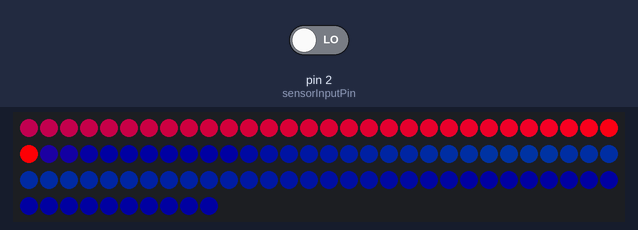
Bench run of a sketch on a simulated Arduino Uno, built with avr-gcc and run on an emulated ATmega328P. Shown: 100 RGB LEDs in strip order, left to right, continuing on the next row. Inputs (shaded band) come from the test bench; at power-on: pin 2 (sensorInputPin) LOW. Dim RGB values are drawn brighter than linear.

Above: at 10.3 s.
10.6 s: pin 2 (sensorInputPin) driven HIGH
At 10.6 s:
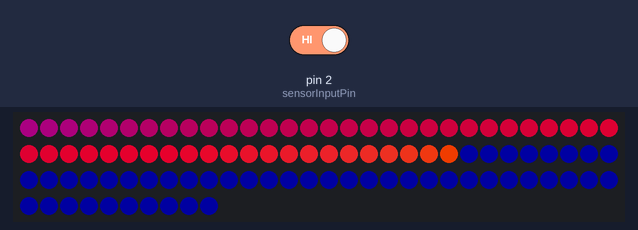
16.4 s: pin 2 (sensorInputPin) driven LOW
At 16.85 s:
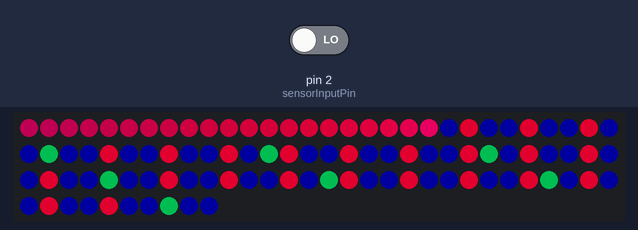
22.2 s: pin 2 (sensorInputPin) driven HIGH
28.0 s: pin 2 (sensorInputPin) driven LOW
At 28.45 s:
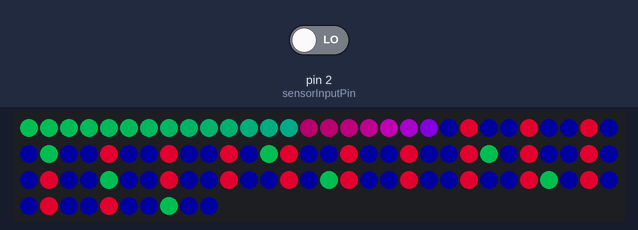

Measured:
- after the input at 16.4 s, the LEDs: change after 0.30 s (image 2)
- after the input at 28.0 s, the LEDs: change after 0.31 s (image 3)

The sketch:

blinky_lights.ino
```cpp
#include "FastLED.h"

// How many leds in your strip(s)?
#define NUM_LEDS 100

// Below is boilerplate code from some of the FastLED examples - see there for more info
#define DATA_PIN 7

// Define the array of leds
CRGB leds[NUM_LEDS];
int sensorInputPin = 2;               // choose the input pin (for PIR sensor)
int pirState = LOW;             // we start, assuming no motion detected
int pirValue = 0;                    // variable for reading the pin status
int alert_red = 0;                    // counter to show red leds
int alert_green = 0;                  // counter to show green leds - will override red.


void setup() {
  FastLED.addLeds<WS2811, DATA_PIN, RGB>(leds, NUM_LEDS);
}

void loop() {
  pirValue = digitalRead(sensorInputPin);  // read input value
  if (pirValue == HIGH) {            // check if the input is HIGH
    if (pirState == LOW) {
      // we have just turned on
      Serial.println("Motion detected!");
      // We only want to print on the output change, not state
      pirState = HIGH;

    }

    for (int i = 0; i < NUM_LEDS; i++) {
      if (i % 11 == alert_green)
      {
        leds[i] = CRGB::Green;
      }
      else if (i % 3 == alert_red)
      {
        leds[i] = CRGB::Red;
      }
      else
      {
        leds[i] = CRGB::Black;
      }
    }
    //      for (int i = alert_red; i < NUM_LEDS; i+=3) {
    //        leds[i].CRGB::Red;
    //      }
    alert_red++;
    alert_green++;
    alert_red %= 3;
    alert_green %= 11;
    FastLED.show();
    delay(50);
    return;
  }
  if (pirState == HIGH) {
    // we have just turned of
    Serial.println("Motion ended!");
    // We only want to print on the output change, not state
    pirState = LOW;
  }
  //else
  cylon();

}

void setEvery(int step) {
  // TODO make alternating more generic
}

void marquee() {
  // TODO
  int step = NUM_LEDS / 10;
  int half_step = step / 2;
  for (int dot = 0; dot < NUM_LEDS / 10; dot++) {
    leds[dot] = CRGB::Red;
    //leds[dot+ half_step] = CRGB:Green;
    FastLED.show();
    delay(30);
    leds[dot] = CRGB::Black;
    //leds[dot+ half_step] = CRGB:Black;
    FastLED.show();
  }
}


void fadeall_cylon() {
  for (int i = 0; i < NUM_LEDS; i++) {
    leds[i].r = scale8(leds[i].r, 250);
    leds[i].g = scale8(leds[i].g, 250);
    leds[i].b = scale8(qadd8(leds[i].b, 25), 150);
  }
}

void cylon() {
  static uint8_t hue = 0;

  // First slide the led in one direction
  for (int i = 0; i < NUM_LEDS; i++) {

    if ( hue == 150 ) { // Skip the blue range, since we're defaulting them to blue.
      hue = 190;
    }

    // Set the i'th led to the current hue
    leds[i] = CHSV(hue++, 255, 255);

    // Show the leds
    FastLED.show();

    // now that we've shown the leds, fade all of them a little bit;
    fadeall_cylon();
    // Wait a little bit before we loop around and do it again
    delay(10);
  }

  // Now go in the other direction.
  for (int i = (NUM_LEDS) - 1; i >= 0; i--) {
    if ( hue == 150 ) { //Skip the blue range, since we're defaulting them to blue.
      hue = 190;
    }
    // Set the i'th led to the current hue
    leds[i] = CHSV(hue++, 255, 255);
    // Show the leds
    FastLED.show();

    // Wait longer in the reverse direction
    fadeall_cylon();
    delay(30);
//    fadeall_cylon();
//    delay(10);
//    fadeall_cylon();
//    delay(10);
  }
}
```
